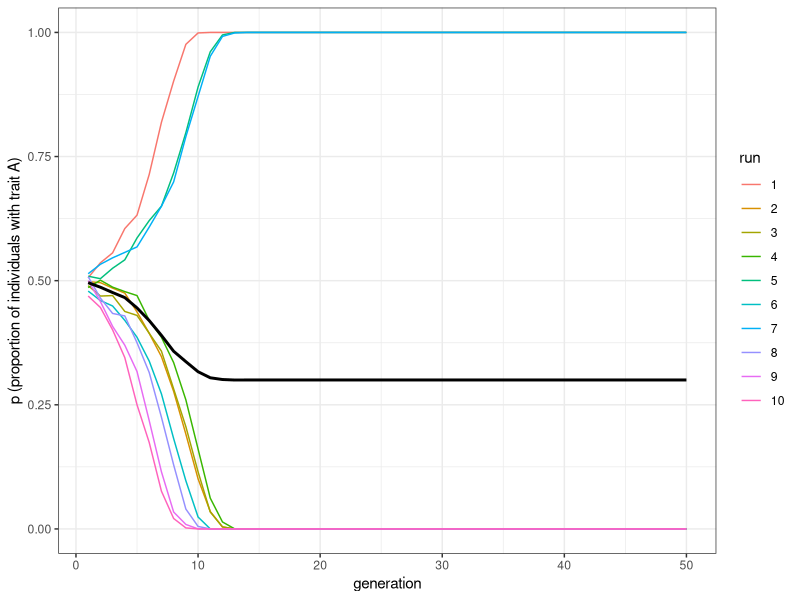
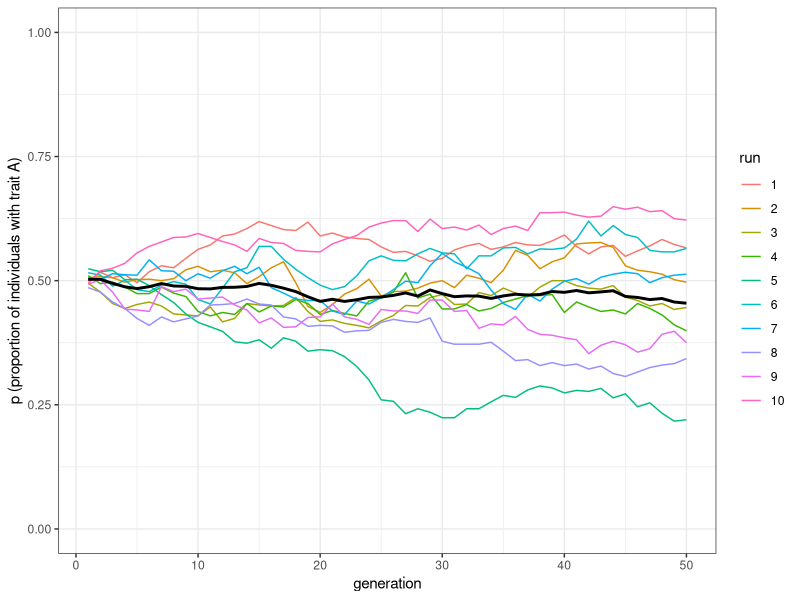
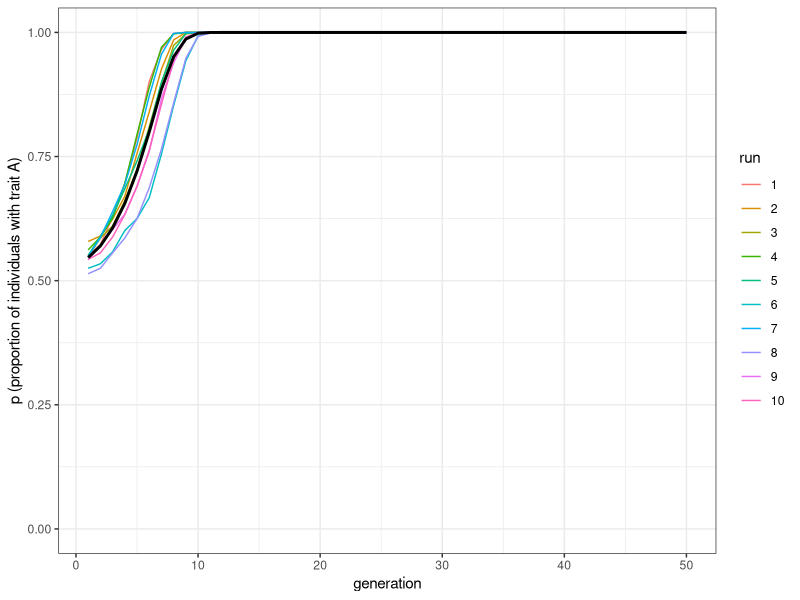
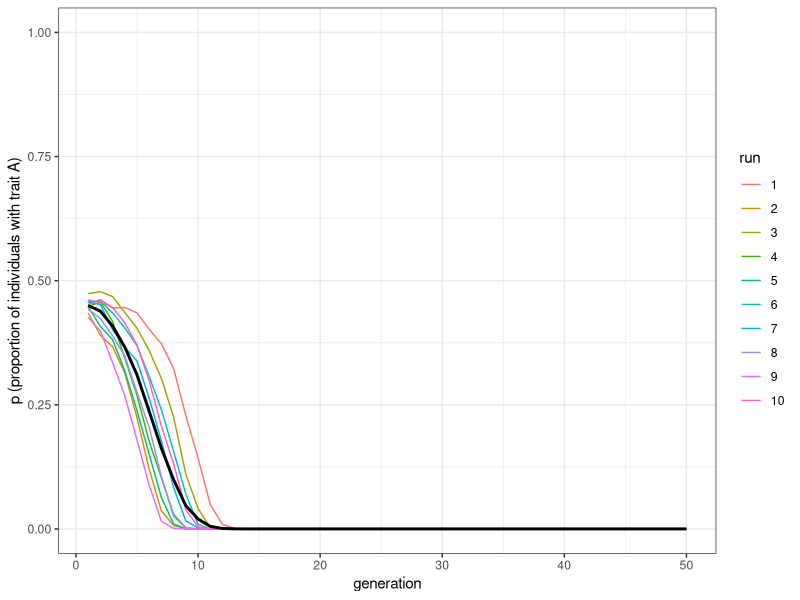

Write R code to recreate these figures, in order.
## ---- chunk 1
library(tidyverse)

N <- 100
p_0 <- 0.5
D <- 1

# Create first generation
population <- tibble(trait = sample(c("A", "B"), N, 
                                    replace = TRUE, prob = c(p_0, 1 - p_0))) 
## ---- chunk 2
# Create a tibble with a set of 3 randomly-picked demonstrators for each agent
demonstrators <- tibble(dem1 = sample(population$trait, N, replace = TRUE), 
                        dem2 = sample(population$trait, N, replace = TRUE), 
                        dem3 = sample(population$trait, N, replace = TRUE))

# Visualise the tibble
demonstrators
## ---- chunk 3
# Get the number of As in each 3-demonstrator combinations
num_As <- rowSums(demonstrators == "A")

# For 3-demonstrator combinations with all As, set to A
population$trait[num_As == 3] <- "A"  
# For 3-demonstrator combinations with all Bs, set to B
population$trait[num_As == 0] <- "B"  

prob_majority <- sample(c(TRUE, FALSE), 
                        prob = c((2/3 + D/3), 1 - (2/3 + D/3)), N, replace = TRUE)
prob_minority <- sample(c(TRUE, FALSE), 
                        prob = c((1/3 - D/3), 1 - (1/3 - D/3)), N, replace = TRUE)

# 3-demonstrator combinations with two As and one B
if (nrow(population[prob_majority & num_As == 2, ]) > 0) {
  population[prob_majority & num_As == 2, ] <- "A"
}
if (nrow(population[prob_majority == FALSE & num_As == 2, ]) > 0) {
  population[prob_majority == FALSE & num_As == 2, ] <- "B"
}  

# 3-demonstrator combinations with one A and two Bs
if (nrow(population[prob_minority & num_As == 1, ]) > 0) {
  population[prob_minority & num_As == 1, ] <- "A"
}
if (nrow(population[prob_minority == FALSE & num_As == 1, ]) > 0) {
  population[prob_minority == FALSE & num_As == 1, ] <- "B"
}  

## ---- chunk 4
demonstrators <- add_column(demonstrators, new_trait = population$trait)

# Visualise the tibble
demonstrators
## ---- chunk 5
D <- 0.5

# create first generation
population <- tibble(trait = sample(c("A", "B"), N, 
                                    replace = TRUE, prob = c(p_0, 1 - p_0))) 

# Create a tibble with a set of 3 randomly-picked demonstrators for each agent
demonstrators <- tibble(dem1 = sample(population$trait, N, replace = TRUE), 
                        dem2 = sample(population$trait, N, replace = TRUE), 
                        dem3 = sample(population$trait, N, replace = TRUE))

# Get the number of As in each 3-demonstrator combinations
num_As <- rowSums(demonstrators == "A")

# For 3-demonstrator combinations with all As, set to A
population$trait[num_As == 3] <- "A"  
# For 3-demonstrator combinations with all Bs, set to B
population$trait[num_As == 0] <- "B"  

prob_majority <- sample(c(TRUE, FALSE), 
                        prob = c((2/3 + D/3), 1 - (2/3 + D/3)), N, replace = TRUE)
prob_minority <- sample(c(TRUE, FALSE), 
                        prob = c((1/3 - D/3), 1 - (1/3 - D/3)), N, replace = TRUE)

# 3-demonstrator combinations with two As and one B
if (nrow(population[prob_majority & num_As == 2, ]) > 0) {
  population[prob_majority & num_As == 2, ] <- "A"
}
if (nrow(population[prob_majority == FALSE & num_As == 2, ]) > 0) {
  population[prob_majority == FALSE & num_As == 2, ] <- "B"
}  

# 3-demonstrator combinations with one A and two Bs
if (nrow(population[prob_minority & num_As == 1, ]) > 0) {
  population[prob_minority & num_As == 1, ] <- "A"
}
if (nrow(population[prob_minority == FALSE & num_As == 1, ]) > 0) {
  population[prob_minority == FALSE & num_As == 1, ] <- "B"
}  

demonstrators <- add_column(demonstrators, new_trait = population$trait)

# Visualise the tibble
demonstrators
## ---- chunk 6

conformist_transmission <- function (N, p_0, D, t_max, r_max) {
  
  output <- tibble(generation = rep(1:t_max, r_max), 
                   p = as.numeric(rep(NA, t_max * r_max)), 
                   run = as.factor(rep(1:r_max, each = t_max)))
  
  for (r in 1:r_max) {
    # Create first generation
    population <- tibble(trait = sample(c("A", "B"), N, 
                                        replace = TRUE, prob = c(p_0, 1 - p_0)))
    
    # Add first generation's p for run r
    output[output$generation == 1 & output$run == r, ]$p <- 
      sum(population$trait == "A") / N 
    
    for (t in 2:t_max) {
      
      # Create a tibble with a set of 3 randomly-picked demonstrators for each agent
      demonstrators <- tibble(dem1 = sample(population$trait, N, replace = TRUE), 
                              dem2 = sample(population$trait, N, replace = TRUE), 
                              dem3 = sample(population$trait, N, replace = TRUE))
      
      # Get the number of As in each 3-demonstrator combinations
      num_As <- rowSums(demonstrators == "A")
      
      # For 3-demonstrator combinations with all As, set to A
      population$trait[num_As == 3] <- "A"  
      # For 3-demonstrator combinations with all Bs, set to B
      population$trait[num_As == 0] <- "B"  
      
      prob_majority <- sample(c(TRUE, FALSE), 
                              prob = c((2/3 + D/3), 1 - (2/3 + D/3)), N, replace = TRUE)
      prob_minority <- sample(c(TRUE, FALSE), 
                              prob = c((1/3 - D/3), 1 - (1/3 - D/3)), N, replace = TRUE)
      
      # 3-demonstrator combinations with two As and one B
      if (nrow(population[prob_majority & num_As == 2, ]) > 0) {
        population[prob_majority & num_As == 2, ] <- "A"
      }
      if (nrow(population[prob_majority == FALSE & num_As == 2, ]) > 0) {
        population[prob_majority == FALSE & num_As == 2, ] <- "B"
      }  
      # 3-demonstrator combinations with one A and two Bs
      if (nrow(population[prob_minority & num_As == 1, ]) > 0) {
        population[prob_minority & num_As == 1, ] <- "A"
      }
      if (nrow(population[prob_minority == FALSE & num_As == 1, ]) > 0) {
        population[prob_minority == FALSE & num_As == 1, ] <- "B"
      }  
      
      # Get p and put it into output slot for this generation t and run r
      output[output$generation == t & output$run == r, ]$p <- 
        sum(population$trait == "A") / N 
    }
  }
  # Export data from function
  output  
}

## ---- chunk 7
plot_multiple_runs <- function(data_model) {
  ggplot(data = data_model, aes(y = p, x = generation)) +
    geom_line(aes(colour = run)) +
    stat_summary(fun = mean, geom = "line", size = 1) +
    ylim(c(0, 1)) +
    theme_bw() +
    labs(y = "p (proportion of individuals with trait A)")
}
## ---- chunk 8
data_model <- conformist_transmission(N = 1000, p_0 = 0.5, D = 1, t_max = 50, r_max = 10)
plot_multiple_runs(data_model)
## ---- chunk 9
data_model <- conformist_transmission(N = 1000, p_0 = 0.5, D = 0, t_max = 50, r_max = 10)
plot_multiple_runs(data_model)
## ---- chunk 10
data_model <- conformist_transmission(N = 1000, p_0 = 0.55, D = 1, t_max = 50, r_max = 10)
plot_multiple_runs(data_model)
## ---- chunk 11
data_model <- conformist_transmission(N = 1000, p_0 = 0.45, D = 1, t_max = 50, r_max = 10)
plot_multiple_runs(data_model)
